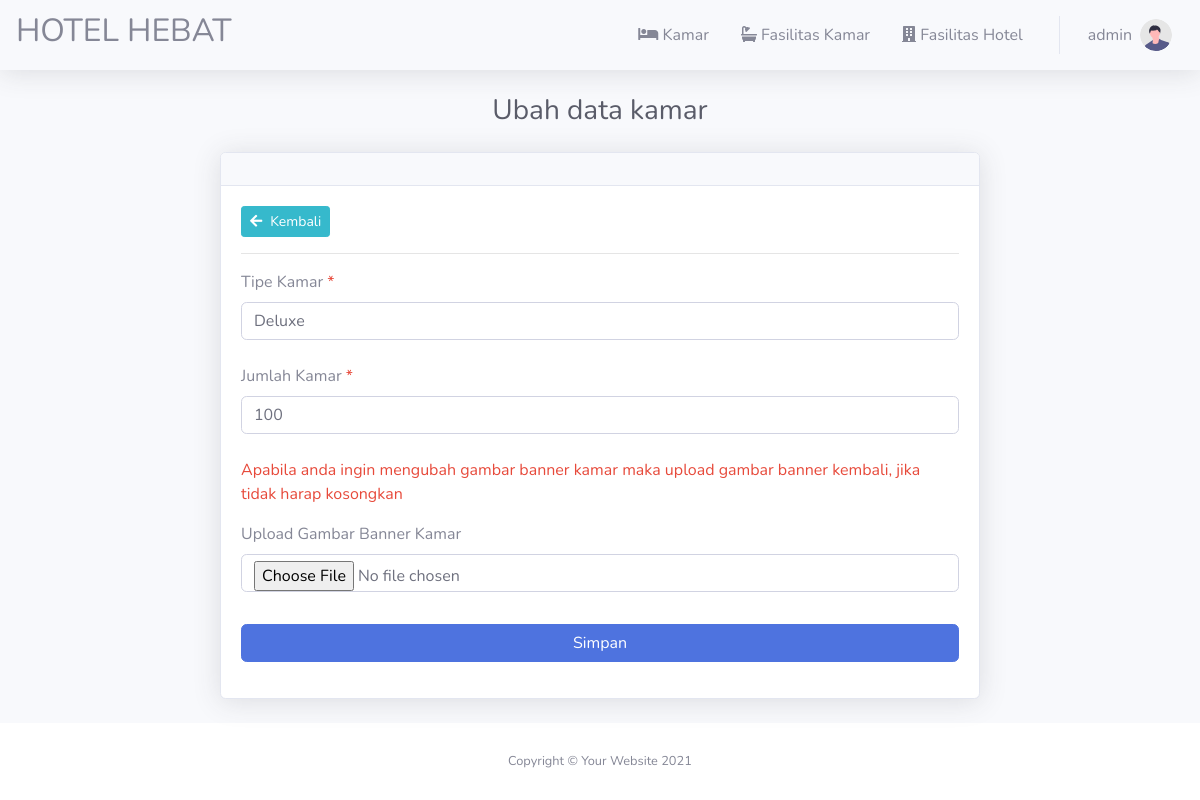
Page /admin/edit.php?cek=kamar&id=1 (signed in) on the committed database.
### tables this page shows
CREATE TABLE `user` (
  `id` int(11) NOT NULL,
  `username` varchar(100) NOT NULL,
  `password` varchar(100) NOT NULL,
  `nama` varchar(100) NOT NULL,
  `email` varchar(100) NOT NULL,
  `no_telpon` varchar(20) NOT NULL,
  `level` varchar(50) NOT NULL
);

CREATE TABLE `kamar` (
  `id` int(11) NOT NULL,
  `tipe_kamar` varchar(100) NOT NULL,
  `jumlah_kamar` varchar(100) NOT NULL,
  `kamar_tersedia` varchar(100) NOT NULL,
  `banner` varchar(100) NOT NULL
);

### admin/edit.php (the view, shortened to what this page needs)
<?php
if (!isset($_SESSION['admin'])) {
    header('location:../login.php');
} else {
    $user = $_SESSION['admin'];
}
require '../function.php';
?>
<!DOCTYPE html>
<html lang="en">
<head>
    <?php include './heading.php'; ?>
</head>
<body id="page-top">
    <div id="wrapper">
        <div id="content-wrapper" class="d-flex flex-column">
            <div id="content">
                <nav class="navbar navbar-expand navbar-light bg-none topbar mb-4 static-top shadow">
                    <h2>HOTEL HEBAT</h3>
                        <ul class="navbar-nav ml-auto">
                            <li class="nav-item">
                                <a class="nav-link" href="./index.php" id="userDropdown" aria-haspopup="true" aria-expanded="false">
                                    <span class="mr-2 d-none d-lg-inline text-gray-600"><i class="fas fa-bed"></i> Kamar</span>
                                </a>
                            </li>
                            <li class="nav-item">
                                <a class="nav-link" href="./fasilitas-kamar.php" id="userDropdown" aria-haspopup="true" aria-expanded="false">
                                    <span class="mr-2 d-none d-lg-inline text-gray-600"><i class="fas fa-bath"></i> Fasilitas Kamar</span>
                                </a>
                            </li>
                            <li class="nav-item">
                                <a class="nav-link" href="./fasilitas.php" id="userDropdown" aria-haspopup="true" aria-expanded="false">
                                    <span class="mr-2 d-sm-none d-lg-inline text-gray-600"><i class="fas fa-building"></i> Fasilitas Hotel</span>
                                </a>
                            </li>
                            <?php
                            if ($user == "") {
                            ?>
                                <li class="nav-item my-auto">
                                    <a href="" class="btn">Daftar</a>
                                    <a href="../login.php" class="btn btn-success">Masuk</a>
                                </li>
                            <?php
                            } elseif ($user != "") {
                                $sql = mysqli_query($conn, "SELECT * FROM user WHERE username = '$user' ");
                                $data = mysqli_fetch_assoc($sql);
                            ?>
                                <li class="nav-item dropdown no-arrow">
                                    <a class="nav-link dropdown-toggle" href="#" id="userDropdown" role="button" data-toggle="dropdown" aria-haspopup="true" aria-expanded="false">
                                        <span class="mr-2 d-none d-lg-inline text-gray-600">
                                            <?= $data['username'] ?>
                                        </span>
                                        <img class="img-profile rounded-circle d-none d-lg-inline" src="../layout/img/undraw_profile.svg">
                                    </a>
                                </li>
                            <?php
                            }
                            ?>
                        </ul>
                </nav>
                <div class="container-fluid" style="min-height: 450px;">
                    <?php
                    $cek = $_GET['cek'];
                    if ($cek == 'kamar') {
                        $cek = "kamar";
                    } elseif ($cek == 'fasilitas kamar') {
                        $cek = "fasilitas kamar";
                    }
                    ?>
                    <h1 class="h3 mb-4 text-gray-800 text-center">Ubah data <?= $cek ?></h1>
                    <div class="row justify-content-center">
                        <div class="col-md-12 col-lg-8">
                            <div class="card shadow mb-4">
                                <div class="card-header py-3">
                                </div>
                                <div class="card-body">
                                    <form action="" method="post" class="" enctype="multipart/form-data">
                                        <?php
                                        $cek = $_GET['cek'];
                                        if ($cek == 'kamar') {
                                            $id = $_GET['id'];
                                            $sql = mysqli_query($conn, "SELECT * FROM kamar WHERE id = '$id' ");
                                            $data = mysqli_fetch_assoc($sql);
                                        ?>
                                            <a href="./index.php" class="btn btn-info btn-sm"><i class="fas fa-arrow-left mr-2"></i>Kembali</a>
                                            <hr>
                                            <div class="mb-4">
                                                <label for="tipe" class="form-label">Tipe Kamar <span class="text-danger">*</span></label>
                                                <input type="text" class="form-control" name="tipe_kamar" id="tipe" maxlength="100" placeholder="Masukkan tipe kamar" value="<?= $data['tipe_kamar'] ?>" required>
                                            </div>
                                            <div class="mb-4">
                                                <label for="jumlah" class="form-label">Jumlah Kamar <span class="text-danger">*</span></label>
                                                <input type="text" class="form-control" name="jumlah_kamar" id="jumlah" maxlength="100" placeholder="Masukkan jumlah kamar" value="<?= $data['jumlah_kamar'] ?>" required>
                                            </div>
                                            <div class="mb-4">
                                                <p class="text-danger">Apabila anda ingin mengubah gambar banner kamar maka upload gambar banner kembali, jika tidak harap kosongkan</p>
                                                <label for="banner" class="form-label">Upload Gambar Banner Kamar </label>
                                                <input type="file" class="form-control" name="banner" id="banner">
                                            </div>
                                            <div class="pt-2 text-center fill">
                                                <input type="submit" class="btn btn-primary w-100 mb-3" name="ubah_kamar" value="Simpan">
                                            </div>
                                        <?php
                                        }
                                        ?>
                                    </form>
                                </div>
                            </div>
                        </div>
                    </div>
                </div>
            </div>
            <footer class="sticky-footer bg-white">
                <div class="container my-auto">
                    <div class="copyright text-center my-auto">
                        <span>Copyright &copy; Your Website 2021</span>
                    </div>
                </div>
            </footer>
        </div>
    </div>
</body>
</html>

### rows in the picture
user: username "admin"
kamar: tipe_kamar "Deluxe", jumlah_kamar "100"

### other values in the picture
$cek "kamar"
